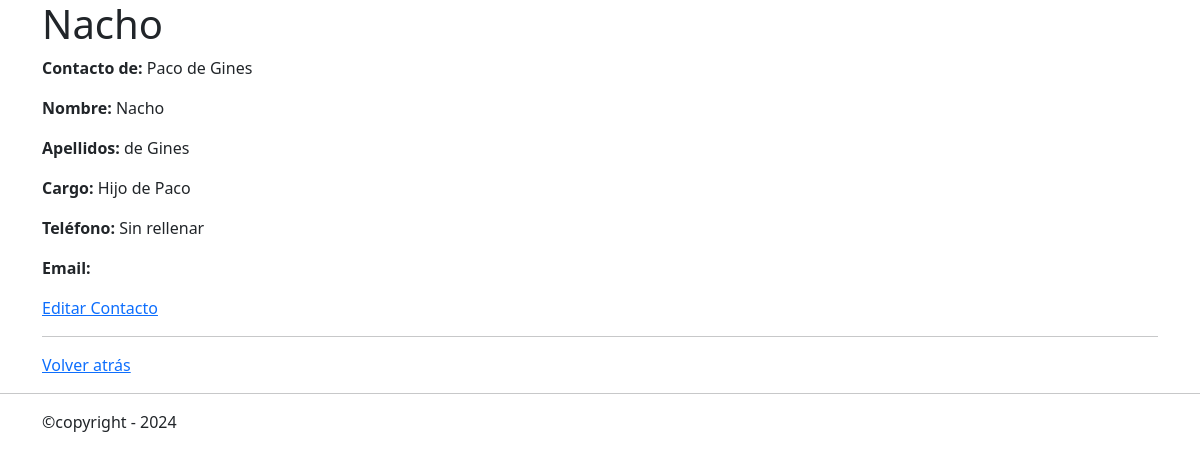
The page /clients/contact/detail/1 on the database as committed earlier.
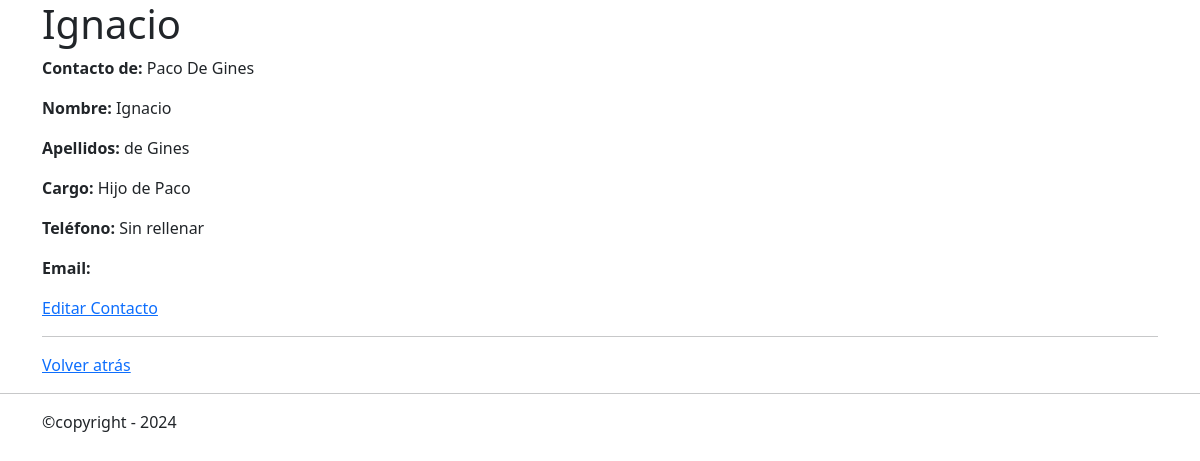
The same page on the database as committed later.
### clients/models.py (models this page shows, shortened)
class ClientContact(models.Model):
    client=models.ForeignKey(
        'Client',
        on_delete=models.CASCADE,
        related_name='relacionados',
    )
    first_name = models.CharField(
        verbose_name='Nombre',
        max_length=255,
    )
    last_name =models.CharField(
        verbose_name='Apellidos',
        max_length=255,
    )
    cargo = models.CharField(
        verbose_name='Cargo',
        max_length=30,
        null=True,
        blank=True,
    )
    t_number = models.CharField(
        verbose_name='Nº teléfono',
        max_length=30,
        null=True,
        blank=True
    )
    email= models.EmailField(
        blank=True,
    )

class Client(models.Model):
    TIPOS_CLIENTE = [
        ("club deportivo", "Club deportivo"),
        ("colegio", "Colegio"),
        ("ayuntamiento", "Ayuntamiento"),
        ("universidad", "Universidad"),
        ("empresa", "Empresa"),
        ("particular", "Particular"),
    ]
    name = models.CharField(
        verbose_name='Nombre',
        max_length=255,
    )
    tipo = models.CharField(
        verbose_name='Tipo de Cliente',
        choices=TIPOS_CLIENTE
    )
    cif_nif = models.CharField(
        verbose_name='CIF/NIF',
        max_length=20,
        blank=True,
        null=True,
    )
    t_number = models.CharField(
        verbose_name='Nº teléfono',
        max_length=30,
        null=True,
        blank=True
    )
    email= models.EmailField(
        blank=True,
    )
    direccion=models.TextField(
        verbose_name='Direccion',
        max_length=100,
        blank=True,
        null=True,
    )
    other=models.TextField(
        verbose_name='Otra información',
        blank=True,
        null=True,
    )
    created_at=models.DateTimeField(
        verbose_name='Fecha de Creación',
        default=timezone.now,
        )
    def __str__(self):
        return self.name

### clients/views/clients_view.py (the view)
# urls.py: path('contact/detail/<pk>', ClientContactDetailView.as_view(), name='clients_contact_detail'),
class ClientContactDetailView(DetailView):
    model = ClientContact
    template_name = 'general/client_contact_detail.html'
    context_object_name = 'contact'

### mini_erp/templates/general/client_contact_detail.html (shortened to what this page needs)
{% extends "general/layout.html" %}
{% block contenido %}
<div class="container">
    <h1>{% block h1 %}{{ contact.first_name}}{% endblock %}</h1>
    <p><strong>Contacto de: </strong> {{ contact.client}}</p>
    <p><strong>Nombre:</strong> {{ contact.first_name|default_if_none:"Sin rellenar" }}</p>
    <p><strong>Apellidos:</strong> {{ contact.last_name|default_if_none:"Sin rellenar" }}</p>
    <p><strong>Cargo:</strong> {{ contact.cargo|default_if_none:"Sin rellenar" }}</p>
    <p><strong>Teléfono:</strong> {{ contact.t_number|default_if_none:"Sin rellenar" }}</p>
    <p><strong>Email:</strong> {{ contact.email|default_if_none:"Sin rellenar" }}</p>
    <p><a href="{% url 'clients:clients_contact_update' contact.pk %}">Editar Contacto</a></p>
    <hr>
    <p><a href="{% url 'clients:clients_detail' contact.client.pk %}">Volver atrás</a></p>
</div>
{% endblock %}

Rows that differ between the two databases and show on the page:
changed ClientContact "de Gines": client "Paco de Gines" → "Paco De Gines"; first_name "Nacho" → "Ignacio"
